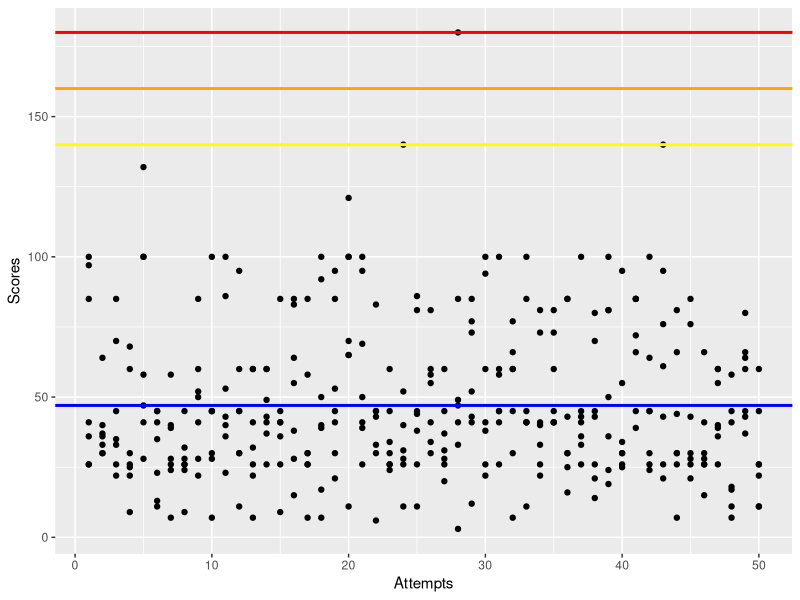

Generate this figure with R:
library(ggplot2)
#Scores1 28NOV16
scores1 <- c(26,33,85,60,41,35,7,26,52,45,53,45,26,43,41,55,30,40,41,121,39,43,30,40,44,60,26,3,12,26,41,45,11,81,41,85,45,43,100,34,72,30,43,66,26,28,36,41,66,11)
#Scores2 16JAN17
scores2 <- c(41,30,33,25,100,23,40,9,50,100,43,45,60,49,85,83,58,17,45,65,50,30,24,52,86,58,28,41,52,100,45,30,45,73,73,25,100,14,50,26,85,45,26,44,21,15,39,45,43,26)
#Scores3 23JAN17
scores3 <- c(85,40,70,9,58,45,26,45,85,7,23,30,22,41,45,28,26,100,95,100,41,45,26,26,81,30,31,180,85,41,60,66,100,26,81,16,33,70,24,30,45,45,140,81,30,41,60,17,60,45)
#Scores4 01FEB17
scores4 <- c(97,36,26,30,28,11,39,26,22,45,86,30,41,37,9,85,85,39,53,70,95,33,26,11,26,34,20,49,41,94,45,60,41,22,60,30,43,45,36,95,39,26,95,7,28,66,26,7,80,11)
#Scores5 06FEB17
scores5 <- c(100,37,45,68,132,41,58,32,41,28,36,95,60,60,36,38,7,92,21,100,26,83,60,28,45,55,45,47,77,60,100,7,85,41,45,43,36,26,19,25,66,64,76,26,76,26,55,58,45,26)
#Scores6 15FEB17
scores6 <- c(36,30,22,22,100,13,24,28,28,45,100,11,32,26,26,64,26,50,30,11,100,6,45,31,11,41,60,85,43,22,26,77,41,40,41,30,26,21,81,55,85,24,21,30,85,26,60,18,64,60)
#Scores7 20FEB17
scores7 <- c(26,64,35,26,47,45,28,24,60,30,40,60,7,60,41,15,30,7,85,65,69,45,34,140,38,81,37,33,73,38,58,60,41,33,41,85,41,80,81,30,85,100,61,30,43,30,40,11,37,22)


scores <- c(scores1,scores2,scores3,scores4,scores5,scores6,scores7)

ScoreTable <- data.frame(1:50,scores1,scores2,scores3,scores4,scores5,scores6,scores7)
colnames(ScoreTable)[1] <- 'Attempts'

ScoreTable2 <- as.data.frame(rbind(scores1,scores2,scores3,scores4,scores5,scores6,scores7))

gg <- ggplot(ScoreTable,aes(Attempts))
gg <- gg + geom_point(aes(y=scores1))
gg <- gg + geom_point(y=scores2)
gg <- gg + geom_point(y=scores3)
gg <- gg + geom_point(y=scores4)
gg <- gg + geom_point(y=scores5)
gg <- gg + geom_point(y=scores6)
gg <- gg + geom_point(y=scores7)
gg <- gg + geom_hline(color='blue', yintercept =  mean(scores), size = 1)
gg <- gg + geom_hline(color='yellow', yintercept =  140, size = 1)
gg <- gg + geom_hline(color='orange', yintercept =  160, size = 1)
gg <- gg + geom_hline(color='red', yintercept =  180, size = 1)
gg <- gg + labs(y='Scores')
gg
